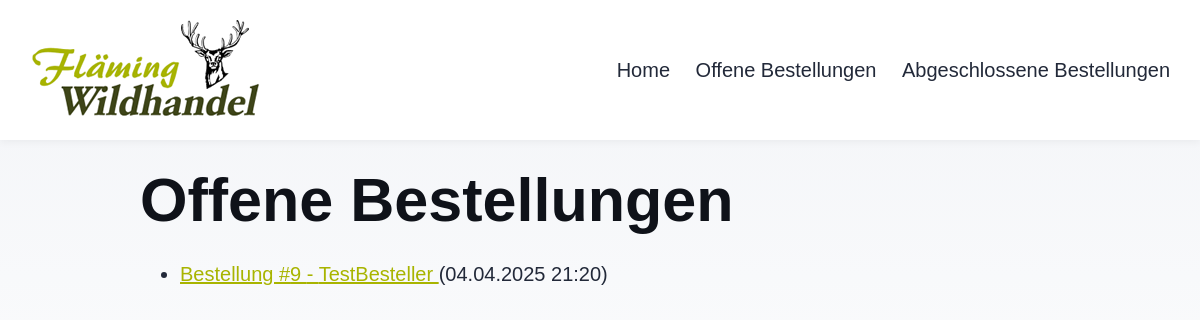
/lager/orders/, run on an earlier commit of the app's database.
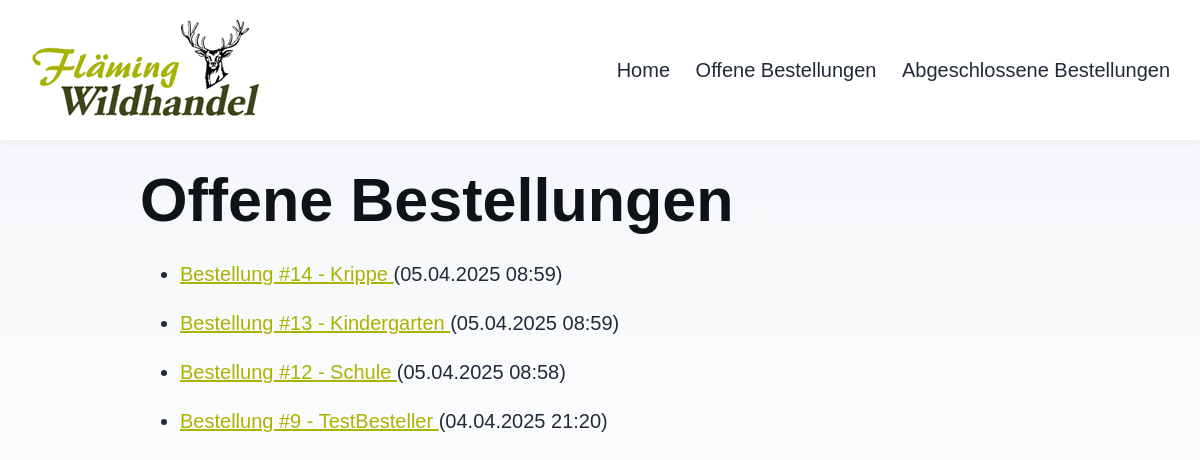
And on a later commit of the database.
### Lager/models.py (models this page shows, shortened)
class Order(models.Model):
    STATUS_CHOICES = [
        ('pending', 'Ausstehend'),
        ('completed', 'Abgeschlossen'),
    ]
    customer_name = models.CharField(max_length=100)
    order_date = models.DateTimeField(auto_now_add=True)
    delivery_date = models.DateField(blank=True, null=True, verbose_name="Liefertermin")
    status = models.CharField(max_length=10, choices=STATUS_CHOICES, default='pending')

### Lager/views.py (the view)
# urls.py: path('orders/', views.order_list, name='order_list'),
def order_list(request):
    orders = Order.objects.filter(status='pending').order_by('-order_date')
    return render(request, 'order_list.html', {'orders': orders})

### Lager/templates/order_list.html (shortened to what this page needs)
{% extends "base.html" %}
{% block content %}
    <h1>Offene Bestellungen</h1>
    <ul>
    {% for order in orders %}
        <li style="margin-bottom: 15px; {% if order.stock_status == '⚠️ Nicht genug Lagerbestand' %}color: red;{% endif %}">
            <a href="{% url 'order_detail' order.id %}">
                Bestellung #{{ order.id }} - {{ order.customer_name }}
            </a>
            ({{ order.order_date|date:"d.m.Y H:i" }})
        </li>
    {% endfor %}
    </ul>
{% endblock %}

### Lager/templates/base.html (shortened to what this page needs)
{% load static %}
<!DOCTYPE html>
<html lang="de">
<head>
    <link rel="stylesheet" type="text/css" href="{% static 'css/base.css' %}">
    <link rel="stylesheet" type="text/css" href="{% static 'css/header.css' %}">
</head>
<body>
<header>
    <nav>
        <img class="logo" src="{% static 'img/logo.png' %}" alt="Logo Fleaming Wildhandel">
        <div class="internal-links">
            <a href="/lager/home">Home</a>
            <a href="/lager/orders/">Offene Bestellungen</a>
            <a href="/lager/oldorders/">Abgeschlossene Bestellungen</a>
        </div>
    </nav>
</header>
<main>
    {% block content %}
    {% endblock %}
</main>
</body>
</html>

### Lager/static/css/base.css (style rules this page uses)
:root { --accent: #A8B400; --accent-dark: #256238; --black: 15, 18, 25; --gray: 96, 115, 159; --gray-light: 229, 233, 240; --gray-dark: 34, 41, 57; --gray-gradient: rgba(var(--gray-light), 50%), #fff; --box-shadow: 0 2px 6px rgba(var(--gray), 25%), 0 8px 24px rgba(var(--gray), 33%), 0 16px 32px rgba(var(--gray), 33%); }
body { font-family: 'Atkinson', sans-serif; margin: 0; padding: 0; text-align: left; background: linear-gradient(var(--gray-gradient)) no-repeat; background-size: 100% 600px; word-wrap: break-word; overflow-wrap: break-word; color: rgb(var(--gray-dark)); font-size: 20px; line-height: 1.7; }
main { width: 920px; max-width: calc(100% - 2em); margin: auto; padding-top: 2%; }
h1, h2, h3, h4, h5, h6 { margin: 0 0 0.5rem 0; color: rgb(var(--black)); line-height: 1.2; font-family: 'Arial', cursive; }
h1 { font-size: 3.052em; }
a { color: var(--accent); }
img { max-width: 100%; height: auto; border-radius: 8px; }

### Lager/static/css/header.css (style rules this page uses)
header { margin: 0; padding: 0 1em; background: white !important; box-shadow: 0 2px 8px rgba(var(--black), 5%); }
nav { display: flex; align-items: center; justify-content: space-between; }
nav a { padding: 1em 0.5em; color: var(--black); border-bottom: 4px solid transparent; text-decoration: none; }
.logo { margin-top: 20px; margin-bottom: 20px; }

What changed in the data, as far as the page shows it:
added Order: id "14", customer_name "Krippe", order_date "05.04.2025 08:59"
added Order: id "13", customer_name "Kindergarten", order_date "05.04.2025 08:59"
added Order: id "12", customer_name "Schule", order_date "05.04.2025 08:58"
